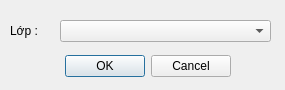
<?xml version="1.0" encoding="UTF-8"?>
<ui version="4.0">
 <class>stylecolorDialogBase</class>
 <widget class="QDialog" name="stylecolorDialogBase">
  <property name="geometry">
   <rect>
    <x>0</x>
    <y>0</y>
    <width>285</width>
    <height>90</height>
   </rect>
  </property>
  <property name="windowTitle">
   <string>Tô màu</string>
  </property>
  <widget class="QDialogButtonBox" name="button_box">
   <property name="geometry">
    <rect>
     <x>-110</x>
     <y>50</y>
     <width>341</width>
     <height>32</height>
    </rect>
   </property>
   <property name="orientation">
    <enum>Qt::Horizontal</enum>
   </property>
   <property name="standardButtons">
    <set>QDialogButtonBox::Cancel|QDialogButtonBox::Ok</set>
   </property>
  </widget>
  <widget class="QLabel" name="label">
   <property name="geometry">
    <rect>
     <x>10</x>
     <y>20</y>
     <width>71</width>
     <height>21</height>
    </rect>
   </property>
   <property name="text">
    <string>Lớp :</string>
   </property>
  </widget>
  <widget class="QComboBox" name="input_layer">
   <property name="geometry">
    <rect>
     <x>60</x>
     <y>20</y>
     <width>211</width>
     <height>22</height>
    </rect>
   </property>
  </widget>
 </widget>
 <resources/>
 <connections>
  <connection>
   <sender>button_box</sender>
   <signal>accepted()</signal>
   <receiver>stylecolorDialogBase</receiver>
   <slot>accept()</slot>
   <hints>
    <hint type="sourcelabel">
     <x>20</x>
     <y>20</y>
    </hint>
    <hint type="destinationlabel">
     <x>20</x>
     <y>20</y>
    </hint>
   </hints>
  </connection>
  <connection>
   <sender>button_box</sender>
   <signal>rejected()</signal>
   <receiver>stylecolorDialogBase</receiver>
   <slot>reject()</slot>
   <hints>
    <hint type="sourcelabel">
     <x>20</x>
     <y>20</y>
    </hint>
    <hint type="destinationlabel">
     <x>20</x>
     <y>20</y>
    </hint>
   </hints>
  </connection>
 </connections>
</ui>
